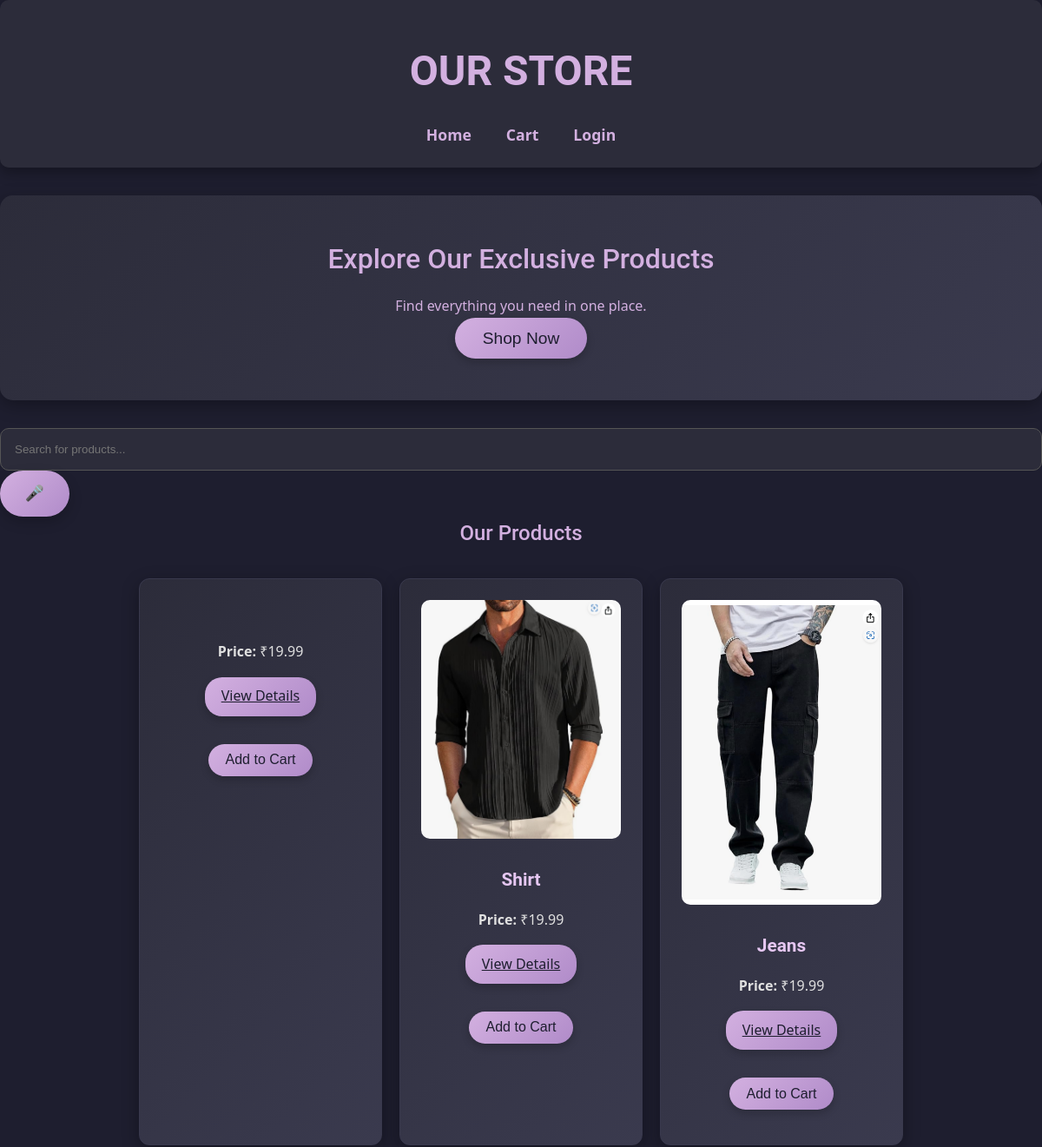
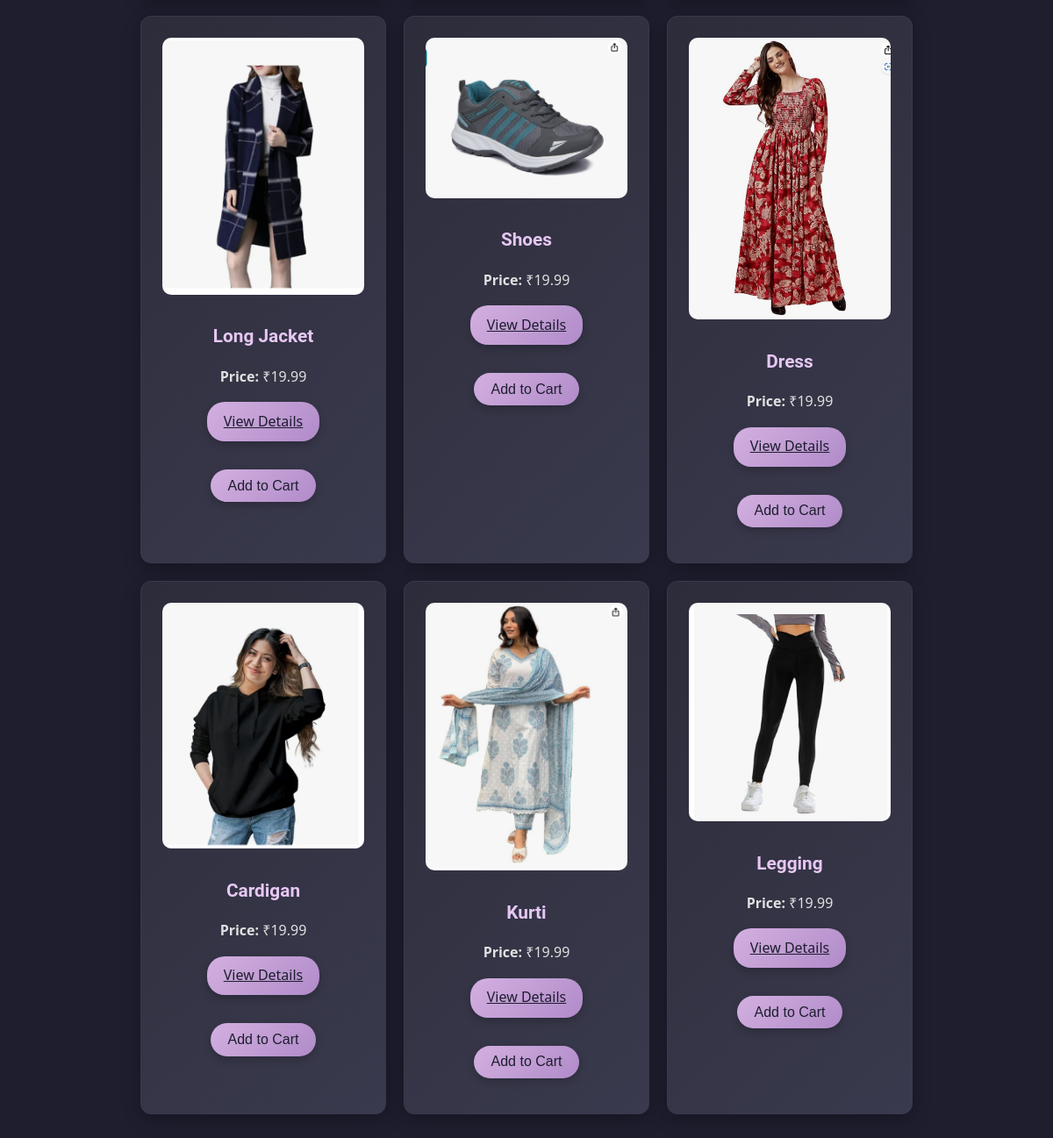
The page / on the database its author committed (2 pictures, top to bottom).
### tables this page shows
CREATE TABLE products (
       id INTEGER PRIMARY KEY AUTOINCREMENT,
       name TEXT NOT NULL,
       description TEXT,
       price REAL,
       image TEXT
   );

### app.py (the view)
@app.route('/')
def index():
    conn = sqlite3.connect('database.db')
    c = conn.cursor()
    c.execute("SELECT id, name, description, price, image FROM products")
    products = [{'id': row[0], 'name': row[1], 'description': row[2], 'price': row[3], 'image': row[4]} for row in c.fetchall()]
    conn.close()
    username = session.get('username')
    return render_template('index.html', products=products, username=username)

### templates/index.html (shortened to what this page needs)
<!DOCTYPE html>
<html lang="en">
<head>
    <link rel="stylesheet" href="{{ url_for('static', filename='style.css') }}">
</head>
<body>
    <header class="header">
        <div class="logo">
            <h1>OUR STORE</h1>
        </div>
        <nav class="nav-bar">
            <a href="{{ url_for('index') }}">Home</a>
            <a href="{{ url_for('view_cart') }}">Cart</a>
            <a href="{{ url_for('login') }}">Login</a>
        </nav>
    </header>
    <section class="banner">
        <div class="banner-content">
            <h2>Explore Our Exclusive Products</h2>
            <p>Find everything you need in one place.</p>
            <button class="shop-now" onclick="window.location.href='{{ url_for('index') }}'">Shop Now</button>
        </div>
    </section>
    <section class="search-container">
        <div class="search-bar">
            <input type="text" id="search-input" placeholder="Search for products..." oninput="filterProducts()">
            <button id="voice-search-btn" onclick="startVoiceSearch()">🎤</button>
        </div>
    </section>
    <section class="product-list">
        <h2>Our Products</h2>
        <div class="product-grid">
            {% for product in products %}
            <div class="product-card" data-name="{{ product['name'] }}">
                <img src="{{ url_for('static', filename='images/' + product['image']) }}" alt="{{ product['name'] }}" class="product-image">
                <div class="product-info">
                    <h3>{{ product['name'] }}</h3>
                    <p class="price"><strong>Price:</strong> ₹{{ product['price'] }}</p>
                    <a href="{{ url_for('product_page', product_id=product['id']) }}" class="view-details">View Details</a>
                    <button class="add-to-cart" onclick="window.location.href='{{ url_for('add_to_cart', product_id=product['id']) }}'">Add to Cart</button>
                </div>
            </div>
            {% endfor %}
        </div>
    </section>
</body>
</html>

### static/style.css (style rules this page uses)
* { margin: 0; padding: 0; box-sizing: border-box; }
:root { --background-color: #1e1e2f; --text-color: #e0e0e0; --primary-color: #2c2c3a; --accent-color: #d3b0e0; --highlight-color: #b08bc9; --button-hover: #e6c7f2; --button-shadow: rgba(0, 0, 0, 0.2); --card-shadow: rgba(0, 0, 0, 0.3); --gradient-start: #2c2c3a; --gradient-end: #3a3a4e; }
body { font-family: 'Segoe UI', Tahoma, Geneva, Verdana, sans-serif; background-color: var(--background-color); color: var(--text-color); line-height: 1.6; transition: background-color 0.3s ease; }
h1, h2, h3 { font-family: 'Roboto', sans-serif; color: var(--accent-color); text-align: center; font-weight: 500; }
header { background-color: var(--primary-color); color: var(--accent-color); padding: 1.5rem; text-align: center; box-shadow: 0 6px 15px var(--card-shadow); border-radius: 10px; }
.header h1 { font-size: 3rem; color: var(--accent-color); text-align: center; font-weight: bold; margin: 20px 0; }
nav { margin-top: 1rem; display: flex; justify-content: center; }
nav a { color: var(--accent-color); text-decoration: none; margin: 0 20px; font-weight: 600; font-size: 1.1rem; transition: color 0.3s ease; }
.banner { background: linear-gradient(135deg, var(--gradient-start), var(--gradient-end)); color: var(--accent-color); text-align: center; padding: 3rem 1.5rem; margin: 2rem 0; border-radius: 15px; box-shadow: 0 6px 20px var(--card-shadow); }
.banner h2 { margin-bottom: 1rem; font-size: 2rem; }
.banner button { background: linear-gradient(135deg, var(--accent-color), var(--highlight-color)); color: var(--background-color); padding: 0.8rem 2rem; border: none; border-radius: 30px; font-size: 1.2rem; cursor: pointer; transition: all 0.3s ease; box-shadow: 0 4px 10px var(--button-shadow); }
.product-grid { display: flex; flex-wrap: wrap; justify-content: center; gap: 20px; padding: 2rem; }
.product-card { background-color: var(--primary-color); border: 1px solid #39394d; border-radius: 12px; padding: 1.5rem; width: 280px; text-align: center; box-shadow: 0 6px 20px var(--card-shadow); transition: transform 0.3s ease, box-shadow 0.3s ease; background: linear-gradient(135deg, var(--gradient-start), var(--gradient-end)); }
.product-image { width: 100%; height: auto; border-radius: 10px; margin-bottom: 1.5rem; transition: transform 0.3s ease; }
.product-card h3 { font-size: 1.3rem; color: var(--button-hover); margin-bottom: 1rem; font-weight: 600; }
.view-details, .add-to-cart { display: inline-block; background: linear-gradient(135deg, var(--accent-color), var(--highlight-color)); color: var(--background-color); padding: 0.6rem 1.2rem; margin: 1rem 0; border-radius: 20px; font-size: 1rem; cursor: pointer; transition: transform 0.3s ease; box-shadow: 0 4px 10px var(--button-shadow); }
button, .checkout-button, .continue-shopping, .back-to-shop { background: linear-gradient(135deg, var(--accent-color), var(--highlight-color)); color: var(--background-color); padding: 1rem 1.8rem; border: none; border-radius: 30px; font-size: 1.1rem; cursor: pointer; text-align: center; transition: background-color 0.3s ease, transform 0.3s ease; display: inline-block; box-shadow: 0 6px 15px var(--button-shadow); }
input[type="text"], input[type="password"] { background-color: var(--primary-color); color: var(--text-color); border: 1px solid #555; padding: 1rem; border-radius: 10px; transition: border-color 0.3s ease, box-shadow 0.3s ease; width: 100%; }
html { scroll-behavior: smooth; }

### rows shown on the page
products: price "19.99"
products: image+name (picture), name "Shirt", price "19.99"
products: image+name (picture), name "Jeans", price "19.99"
products: image+name (picture), name "Long Jacket", price "19.99"
products: image+name (picture), name "Shoes", price "19.99"
products: image+name (picture), name "Dress", price "19.99"
products: image+name (picture), name "Cardigan", price "19.99"
products: image+name (picture), name "Kurti", price "19.99"
products: image+name (picture), name "Legging", price "19.99"
